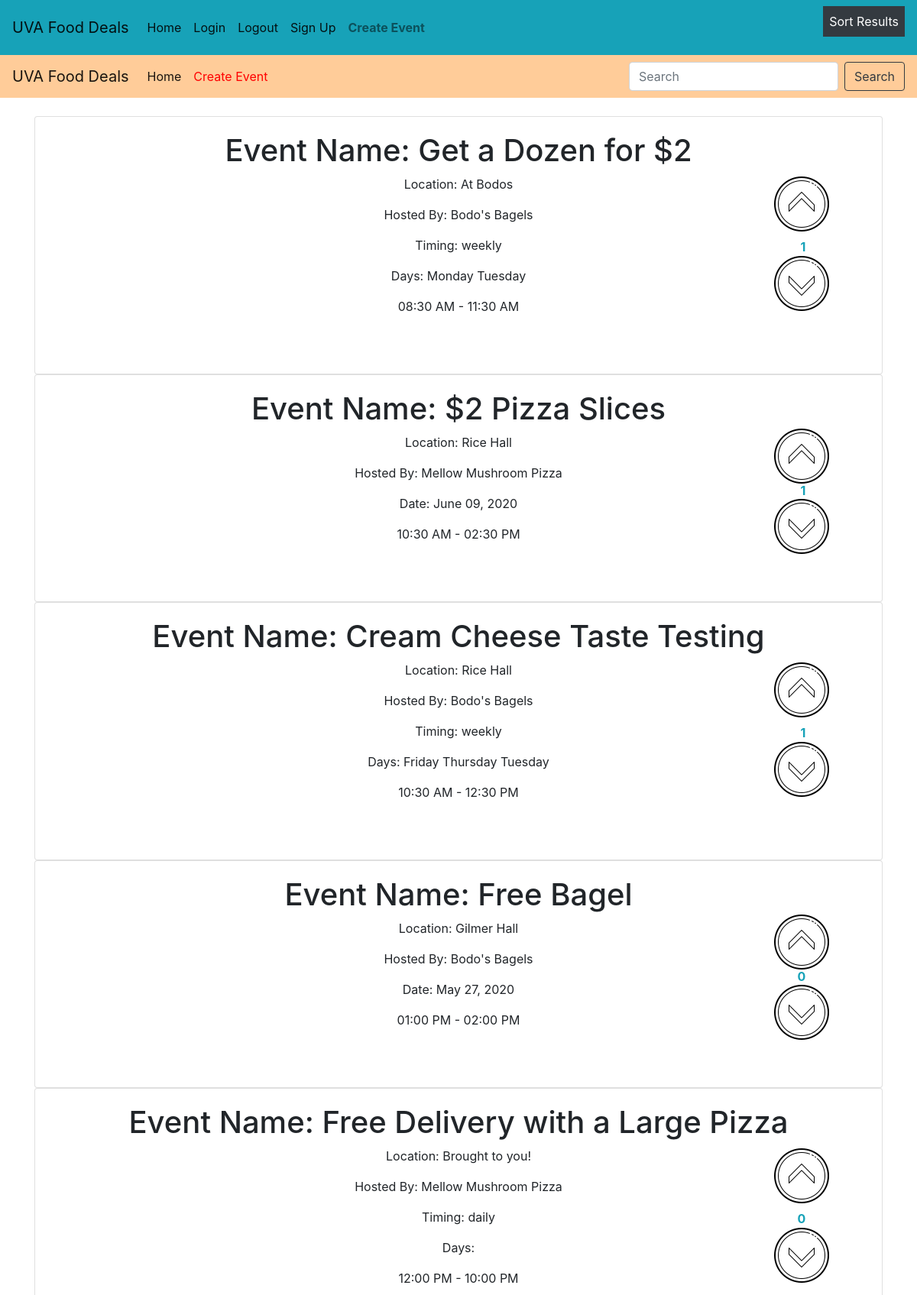
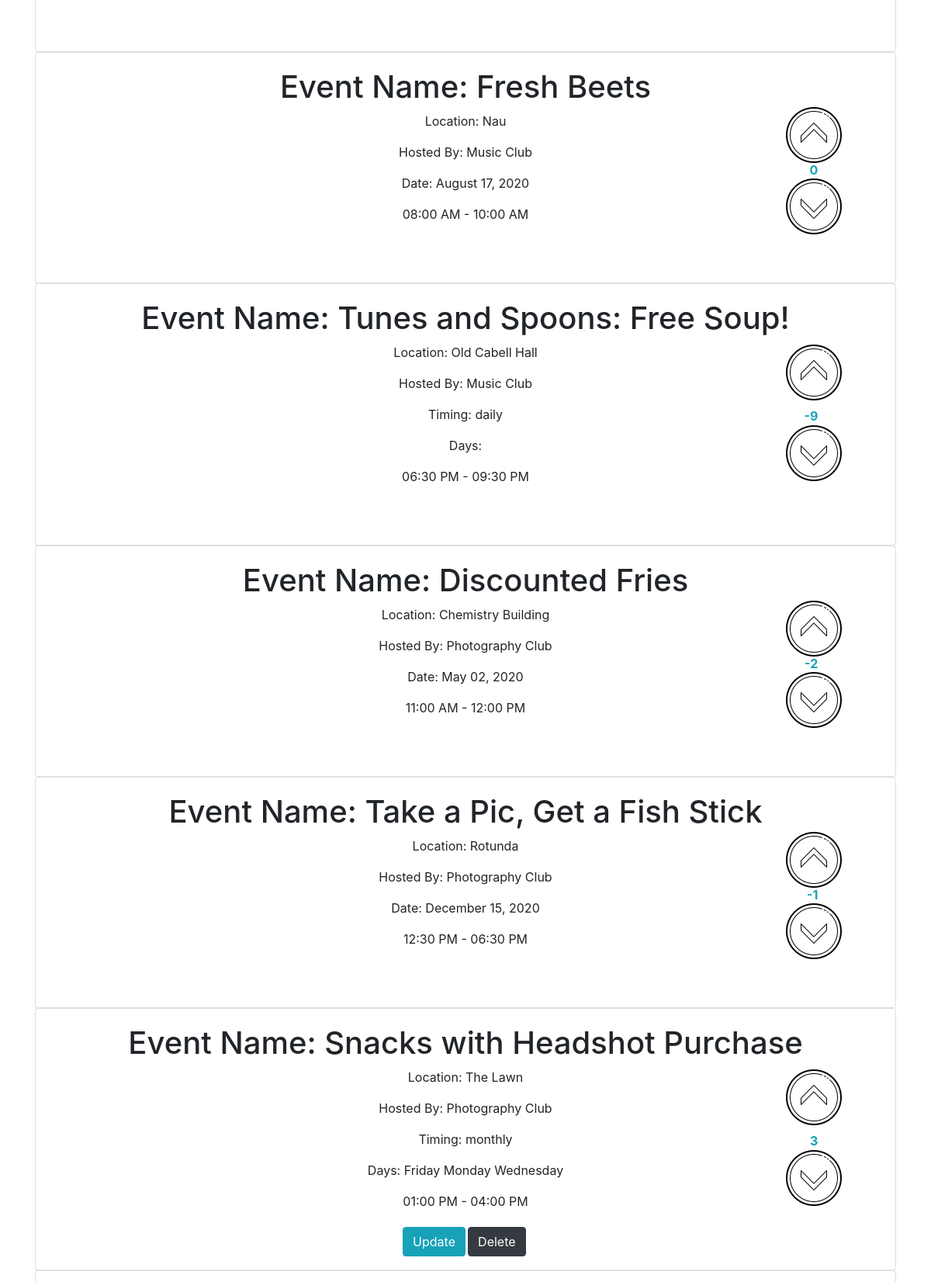
The page /uvafooddeals.php (signed in, upper part) on the database its author committed (2 pictures, top to bottom).
### tables this page shows
CREATE TABLE `recurring_event` (
  `eventID` int(6) NOT NULL,
  `timing` varchar(30) NOT NULL
);

CREATE TABLE `one_time_event` (
  `eventID` int(6) NOT NULL,
  `exact_date` date NOT NULL
);

### uvafooddeals.php (the view, shortened to what this page needs)
<?php
    require('uvafooddeals-connectdb.php');
    $query = "SELECT COUNT(*) FROM event NATURAL JOIN sponsors NATURAL JOIN host";
    $statement = $db->prepare($query);
    $statement->execute();
    $num_rows = $statement->fetchAll();
    foreach ($num_rows as $num_row) {
        if ($num_row['COUNT(*)'] == 0) {
            echo "<center><h4>You have no events! Add an event by clicking the button above.</h4></center>";
        } else {
            if(array_key_exists('popularity', $_POST))
            {
            $query = "SELECT * FROM event NATURAL JOIN sponsors NATURAL JOIN host ORDER BY total_votes DESC";
            }
            else
            {
            $query = "SELECT * FROM event NATURAL JOIN sponsors NATURAL JOIN host ORDER BY eventID DESC";
            }
            $statement = $db->prepare($query);
            $statement->execute();
            $results = $statement->fetchAll();
            foreach ($results as $result) {
                $eventID = $result["eventID"];
                $location = $result["location"];
                $startTime = $result["startTime"];
                $endTime = $result["endTime"];
                $userID = $result["userID"];
                $total_votes = $result["total_votes"];
                $event_name = $result["event_name"];
                $host = $result["name"];
                $isOneTime = false;
                $exact_date = '';
                $userPosted = false;
                $timing = '';
                $days = array();
                $query = "SELECT * FROM one_time_event";
                $statement = $db->prepare($query);
                $statement->execute();
                $results_onetime = $statement->fetchAll();
                foreach ($results_onetime as $result_onetime) {
                    if ($eventID == $result_onetime['eventID']) {
                        $exact_date = $result_onetime['exact_date'];
                        $isOneTime = true;
                    }
                }
                if (isset($_SESSION['userID'])) {
                    if($_SESSION['userID']== $userID){
                        $userPosted = true;
                    }
                }
                if ($isOneTime == false) {
                    $query = "SELECT * FROM recurring_event";
                    $statement = $db->prepare($query);
                    $statement->execute();
                    $results_rec = $statement->fetchAll();
                    foreach ($results_rec as $result_rec) {
                        if ($eventID == $result_rec['eventID']) {
                            $timing = $result_rec['timing'];
                        }
                    }
                    $query = "SELECT * FROM recurring_event_days_occurring";
                    $statement = $db->prepare($query);
                    $statement->execute();
                    $results_d = $statement->fetchAll();
                    foreach ($results_d as $result_d) {
                        if ($eventID == $result_d['eventID']) {
                            array_push($days, $result_d['day']);
                        }
                    }
                }
                echo "<div class='container'>";
                echo "<div class='card'>
                    <div class='card-body'>
                        <h1>Event Name: " . $event_name . "</h1>
                        <p>Location: " . $location . "</p>
                        <p>Hosted By: " . $host . "</p>";
                if ($isOneTime) {
                    echo "<p>Date: " . date('F d, Y ', strtotime($exact_date)) . "</p>";
                } else {
                    echo "<p>Timing: " . $timing . "</p>";
                    echo "<p>Days: ";
                    foreach ($days as $day) {
                        echo $day . " ";
                    }
                    echo "</p>";
                }
                echo "<p>" . date('h:i A', strtotime($startTime)) . ' - ' . date('h:i A', strtotime($endTime)) . "</p>";
                if(isset($_SESSION['userID'])){
                    $currentUser = $_SESSION['userID'];
                    echo "<p style='position:absolute; right:9%; top:47%;color:#17a2b8; font-weight:bold;'>$total_votes</p>";
                    echo "<br><form action='uvafooddeals.php' method='post'>
                            <button class='btn btn-primary' type='submit' name='" . $eventID . "upvote' style='
    background: url(up.png); border: 0; display: block; height: 100;width: 100;position:absolute;right:5%;top:19%;'></button>
                            <button class='btn btn-danger' type='submit' name='" . $eventID . "downvote' style='
    background: url(down.png); border: 0; display: block; height: 100;width: 100;position:absolute;right:5%;top:50%'></button>
                            <input type='hidden' id='eventID' name='eventID' value=$eventID>
                            <input type='hidden' id='userID' name='userID' value=$currentUser>";
                    if ($userID == $_SESSION['userID']) {
                      echo "<button id='delete' class='btn btn-dark' name='" . $eventID . "delete'>Delete</button>";
                    }
                    echo "</form>";}
                    if($userPosted){
                    echo "<form action='updateevent.php' method='get'>
                            <button id='update' class='btn btn-info' type='submit' name='" . $eventID . "update'>Update</button>
                            <input type='hidden' id='eventID' name='eventID' value=$eventID>
                            <input type='hidden' id='userID' name='userID' value=$userID>
                            <input type='hidden' id='isOneTime' name='isOneTime' value=$isOneTime>
                            </form>";
                    }
                echo"</div>
                </div>";
                echo "</div>";
            }
        }
    }
?>

### navbar2.css (style rules this page uses)
.dropbtn { background-color: #343a40; color: white; padding: 8px; font-size: 16px; border: none; }
.dropdown { position: relative; display: inline-block; }

### uvafooddeals.css (style rules this page uses)
h1,p { text-align: center; }
#delete { position:absolute; right:43%; bottom:5%; }
#update { position:absolute; right:50%; bottom:5%; }

### rows shown on the page
recurring_event: timing "weekly"
one_time_event: exact_date "June 09, 2020"
recurring_event: timing "weekly"
one_time_event: exact_date "May 27, 2020"
recurring_event: timing "daily"
one_time_event: exact_date "August 17, 2020"
recurring_event: timing "daily"
one_time_event: exact_date "May 02, 2020"
one_time_event: exact_date "December 15, 2020"
recurring_event: timing "monthly"

### other values the page prints
$event_name "Get a Dozen for $2"
$location "At Bodos"
$host "Bodo's Bagels"
$day "Monday"
$day "Tuesday"
date('h:i A', strtotime($startTime)) "08:30 AM"
date('h:i A', strtotime($endTime)) "11:30 AM"
$event_name "$2 Pizza Slices"
$location "Rice Hall"
$host "Mellow Mushroom Pizza"
date('h:i A', strtotime($startTime)) "10:30 AM"
date('h:i A', strtotime($endTime)) "02:30 PM"
$event_name "Cream Cheese Taste Testing"
$day "Friday"
$day "Thursday"
